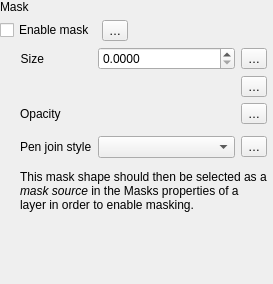
                    <widget class="QWidget" name="scrollAreaWidgetContents_31">
                     <property name="geometry">
                      <rect>
                       <x>0</x>
                       <y>0</y>
                       <width>273</width>
                       <height>284</height>
                      </rect>
                     </property>
                     <layout class="QVBoxLayout" name="verticalLayout_121">
                      <property name="leftMargin">
                       <number>0</number>
                      </property>
                      <property name="topMargin">
                       <number>0</number>
                      </property>
                      <property name="rightMargin">
                       <number>6</number>
                      </property>
                      <property name="bottomMargin">
                       <number>0</number>
                      </property>
                      <item>
                       <layout class="QGridLayout" name="gridLayout_361">
                        <item row="0" column="0" colspan="3">
                         <widget class="QLabel" name="label_99">
                          <property name="text">
                           <string>Mask</string>
                          </property>
                         </widget>
                        </item>
                        <item row="1" column="1">
                         <widget class="QgsPropertyOverrideButton" name="mEnableMaskDDBtn">
                          <property name="text">
                           <string>…</string>
                          </property>
                         </widget>
                        </item>
                        <item row="1" column="0">
                         <widget class="QCheckBox" name="mEnableMaskChkBx">
                          <property name="sizePolicy">
                           <sizepolicy hsizetype="Maximum" vsizetype="Fixed">
                            <horstretch>0</horstretch>
                            <verstretch>0</verstretch>
                           </sizepolicy>
                          </property>
                          <property name="text">
                           <string>Enable mask</string>
                          </property>
                         </widget>
                        </item>
                        <item row="1" column="2">
                         <spacer name="horizontalSpacer_131">
                          <property name="orientation">
                           <enum>Qt::Horizontal</enum>
                          </property>
                          <property name="sizeHint" stdset="0">
                           <size>
                            <width>0</width>
                            <height>20</height>
                           </size>
                          </property>
                         </spacer>
                        </item>
                        <item row="2" column="0" colspan="3">
                         <widget class="QFrame" name="mMaskFrame">
                          <layout class="QGridLayout" name="gridLayout_121">
                           <property name="leftMargin">
                            <number>20</number>
                           </property>
                           <property name="topMargin">
                            <number>0</number>
                           </property>
                           <property name="rightMargin">
                            <number>0</number>
                           </property>
                           <property name="bottomMargin">
                            <number>0</number>
                           </property>
                           <item row="3" column="1">
                            <widget class="QFrame" name="frame_51">
                             <property name="sizePolicy">
                              <sizepolicy hsizetype="Preferred" vsizetype="Maximum">
                               <horstretch>0</horstretch>
                               <verstretch>0</verstretch>
                              </sizepolicy>
                             </property>
                             <layout class="QHBoxLayout" name="horizontalLayout_101">
                              <property name="leftMargin">
                               <number>0</number>
                              </property>
                              <property name="topMargin">
                               <number>0</number>
                              </property>
                              <property name="rightMargin">
                               <number>0</number>
                              </property>
                              <property name="bottomMargin">
                               <number>0</number>
                              </property>
                             </layout>
                            </widget>
                           </item>
                           <item row="4" column="1">
                            <widget class="QgsPenJoinStyleComboBox" name="mMaskJoinStyleComboBox">
                             <property name="sizePolicy">
                              <sizepolicy hsizetype="Expanding" vsizetype="Fixed">
                               <horstretch>0</horstretch>
                               <verstretch>0</verstretch>
                              </sizepolicy>
                             </property>
                            </widget>
                           </item>
                           <item row="2" column="2">
                            <widget class="QgsPropertyOverrideButton" name="mMaskOpacityDDBtn">
                             <property name="text">
                              <string>…</string>
                             </property>
                            </widget>
                           </item>
                           <item row="5" column="0" colspan="3">
                            <widget class="QgsEffectStackCompactWidget" name="mMaskEffectWidget" native="true"/>
                           </item>
                           <item row="1" column="1">
                            <widget class="QgsUnitSelectionWidget" name="mMaskBufferUnitWidget" native="true">
                             <property name="focusPolicy">
                              <enum>Qt::StrongFocus</enum>
                             </property>
                            </widget>
                           </item>
                           <item row="4" column="2">
                            <widget class="QgsPropertyOverrideButton" name="mMaskJoinStyleDDBtn">
                             <property name="text">
                              <string>…</string>
                             </property>
                            </widget>
                           </item>
                           <item row="1" column="2">
                            <widget class="QgsPropertyOverrideButton" name="mMaskBufferUnitsDDBtn">
                             <property name="text">
                              <string>…</string>
                             </property>
                            </widget>
                           </item>
                           <item row="0" column="1">
                            <widget class="QgsDoubleSpinBox" name="mMaskBufferSizeSpinBox">
                             <property name="sizePolicy">
                              <sizepolicy hsizetype="Expanding" vsizetype="Fixed">
                               <horstretch>0</horstretch>
                               <verstretch>0</verstretch>
                              </sizepolicy>
                             </property>
                             <property name="minimumSize">
                              <size>
                               <width>0</width>
                               <height>0</height>
                              </size>
                             </property>
                             <property name="suffix">
                              <string/>
                             </property>
                             <property name="decimals">
                              <number>4</number>
                             </property>
                             <property name="maximum">
                              <double>999999999.000000000000000</double>
                             </property>
                             <property name="singleStep">
                              <double>0.100000000000000</double>
                             </property>
                             <property name="showClearButton" stdset="0">
                              <bool>false</bool>
                             </property>
                            </widget>
                           </item>
                           <item row="0" column="2">
                            <widget class="QgsPropertyOverrideButton" name="mMaskBufferSizeDDBtn">
                             <property name="text">
                              <string>…</string>
                             </property>
                            </widget>
                           </item>
                           <item row="2" column="1">
                            <widget class="QgsOpacityWidget" name="mMaskOpacityWidget" native="true">
                             <property name="focusPolicy">
                              <enum>Qt::StrongFocus</enum>
                             </property>
                            </widget>
                           </item>
                           <item row="0" column="0">
                            <widget class="QLabel" name="label_311">
                             <property name="sizePolicy">
                              <sizepolicy hsizetype="Maximum" vsizetype="Preferred">
                               <horstretch>0</horstretch>
                               <verstretch>0</verstretch>
                              </sizepolicy>
                             </property>
                             <property name="text">
                              <string>Size</string>
                             </property>
                             <property name="alignment">
                              <set>Qt::AlignRight|Qt::AlignTrailing|Qt::AlignVCenter</set>
                             </property>
                            </widget>
                           </item>
                           <item row="4" column="0">
                            <widget class="QLabel" name="label_51">
                             <property name="text">
                              <string>Pen join style</string>
                             </property>
                            </widget>
                           </item>
                           <item row="2" column="0">
                            <widget class="QLabel" name="mMaskTranspLabel_2">
                             <property name="enabled">
                              <bool>true</bool>
                             </property>
                             <property name="text">
                              <string>Opacity</string>
                             </property>
                            </widget>
                           </item>
                           <item row="6" column="0" colspan="3">
                            <widget class="QLabel" name="label">
                             <property name="text">
                              <string>&lt;html&gt;&lt;head/&gt;&lt;body&gt;&lt;p&gt;This mask shape should then be selected as a &lt;span style=&quot; font-style:italic;&quot;&gt;mask source&lt;/span&gt; in the Masks properties of a layer in order to enable masking.&lt;/p&gt;&lt;/body&gt;&lt;/html&gt;</string>
                             </property>
                             <property name="wordWrap">
                              <bool>true</bool>
                             </property>
                            </widget>
                           </item>
                           <item row="7" column="0">
                            <spacer name="verticalSpacer_2">
                             <property name="orientation">
                              <enum>Qt::Vertical</enum>
                             </property>
                             <property name="sizeHint" stdset="0">
                              <size>
                               <width>20</width>
                               <height>0</height>
                              </size>
                             </property>
                            </spacer>
                           </item>
                          </layout>
                         </widget>
                        </item>
                       </layout>
                      </item>
                     </layout>
                    </widget>
